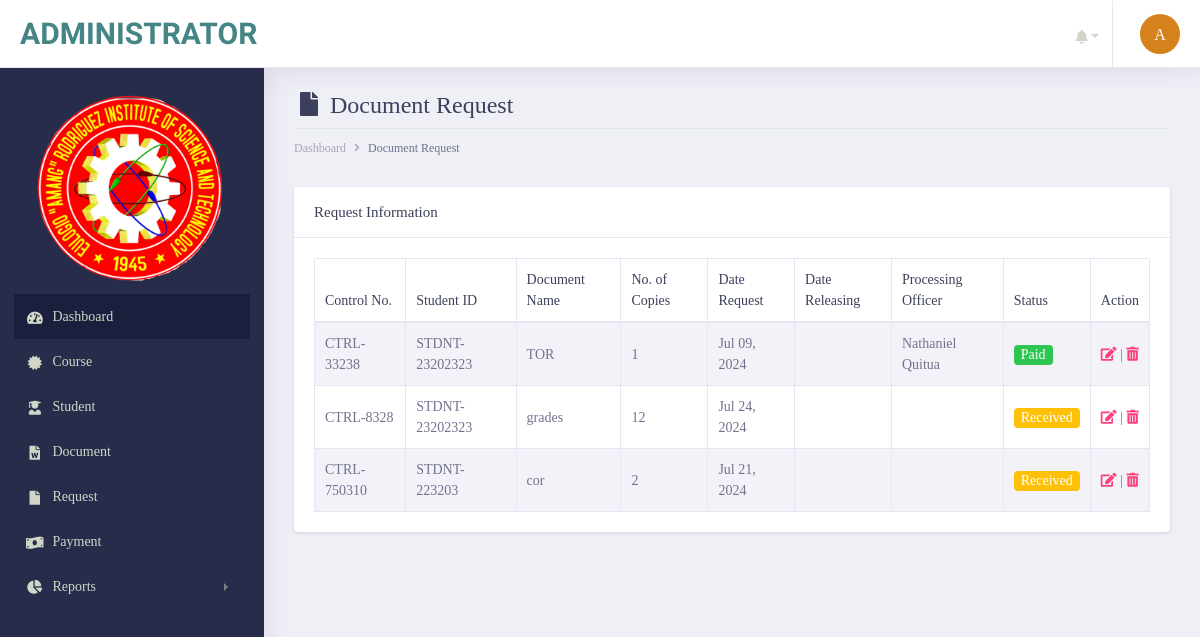
Before: /admin/documents/request.php (signed in) with the older database file.
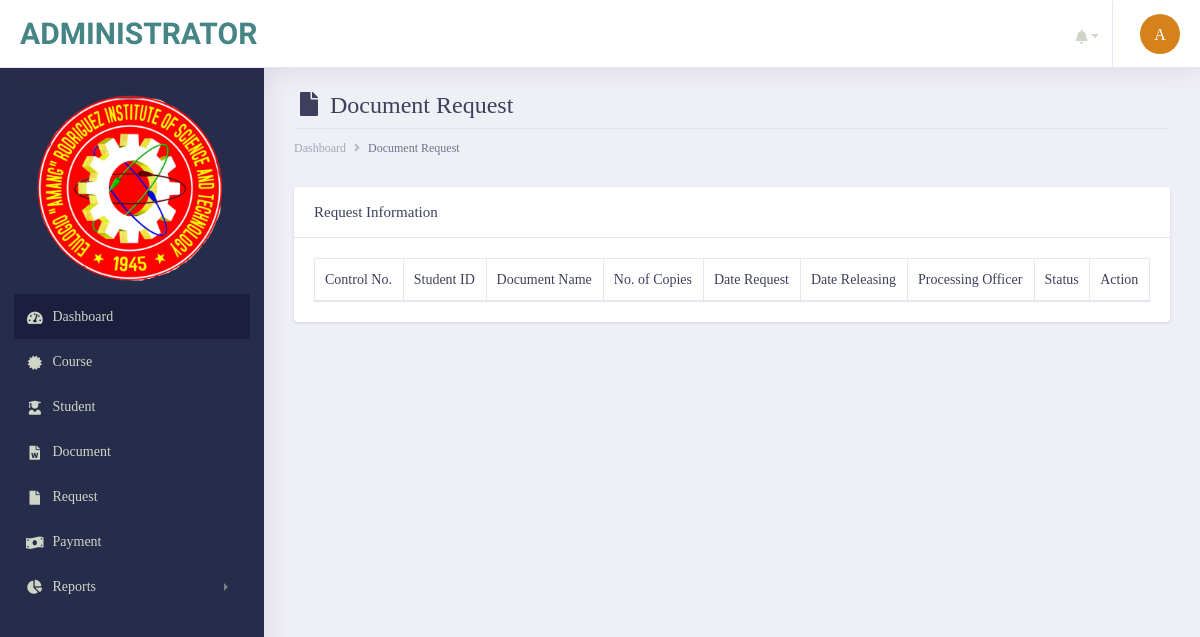
After: the same page with the newer database file.
### tables this page shows
CREATE TABLE `tbl_documentrequest` (
  `request_id` int(11) NOT NULL,
  `control_no` varchar(255) NOT NULL,
  `studentID_no` varchar(255) NOT NULL,
  `document_name` varchar(255) NOT NULL,
  `no_ofcopies` varchar(255) NOT NULL,
  `date_request` varchar(255) NOT NULL,
  `date_releasing` varchar(255) NOT NULL,
  `processing_officer` varchar(255) NOT NULL,
  `status` varchar(255) NOT NULL,
  `remarks` varchar(255) NOT NULL,
  `student_id` int(11) NOT NULL,
  `notif` int(11) NOT NULL
);

### admin/init/model/class_model.php (called while the page is built, shortened)
<?php
	class class_model{
		public $host = db_host;
		public $user = db_user;
		public $pass = db_pass;
		public $dbname = db_name;
		public $conn;
		private function connect(){
			$this->conn = new mysqli($this->host, $this->user, $this->pass, $this->dbname);
		}
	    public function fetchAll_documentrequest(){
            $sql = "SELECT * FROM  tbl_documentrequest";
				$stmt = $this->conn->prepare($sql);
				$stmt->execute();
				$result = $stmt->get_result();
		        $data = array();
		         while ($row = $result->fetch_assoc()) {
		                   $data[] = $row;
		            }
		         return $data;
		  }
	}
?>

### admin/documents/request.php (the view, shortened to what the changed rows need)
       <?php include('main_header/header.php');?>
        <div class="dashboard-wrapper">
            <div class="container-fluid  dashboard-content">
                <div class="row">
                    <div class="col-xl-12 col-lg-12 col-md-12 col-sm-12 col-12">
                        <div class="page-header">
                             <h2 class="pageheader-title"><i class="fa fa-fw fa-file"></i> Document Request </h2>
                        </div>
                    </div>
                </div>
                    <div class="row">
                        <div class="col-xl-12 col-lg-12 col-md-12 col-sm-12 col-12">
                            <div class="card">
                                <div class="card-body">
                                    <div class="table-responsive">
                                        <table class="table table-striped table-bordered first">
                                            <thead>
                                                <tr>
                                                    <th scope="col">Control No.</th>
                                                    <th scope="col">Student ID</th>
                                                    <th scope="col">Document Name</th>
                                                    <th scope="col">No. of Copies</th>
                                                    <th scope="col">Date Request</th>
                                                    <th scope="col">Date Releasing</th>
                                                    <th scope="col">Processing Officer</th>
                                                    <th scope="col">Status</th>
                                                    <th scope="col">Action</th>
                                                </tr>
                                            </thead>
                                            <tbody>
                                             <?php
                                                $conn = new class_model();
                                                $docrequest = $conn->fetchAll_documentrequest();
                                               ?>
                                               <?php foreach ($docrequest as $row) {
                                                ?>
                                                <tr>
                                                    <td><?= $row['control_no']; ?></td>
                                                    <td><?= $row['studentID_no']; ?></td>
                                                    <td><?= $row['document_name']; ?></td>
                                                    <td><?= $row['no_ofcopies']; ?></td>
                                                    <td><?= date("M d, Y",strtotime($row['date_request'])); ?></td>
                                                     <td>
                                                    </td>
                                                    <td><?= $row['processing_officer']; ?></td>
                                                    <td>
                                                     <?php
                                                       if($row['status'] ==="Pending"){
                                                           echo '<span class="badge bg-info text-white">Pending</span>';
                                                         } else if($row['status'] ==="Received"){
                                                           echo '<span class="badge bg-warning text-white">Received</span>';
                                                         }else if($row['status'] ==="Paid"){
                                                           echo '<span class="badge bg-success text-white">Paid</span>';
                                                        }
                                                     ?>
                                                    </td>
                                                    <td class="align-right">
                                                        <a href="edit-request.php?request=<?= $row['request_id']; ?>&student-number=<?php echo $row['studentID_no']; ?>" class="text-secondary font-weight-bold text-xs" data-toggle="tooltip" data-original-title="Edit user">
                                                          <i class="fa fa-edit"></i>
                                                        </a> |
                                                        <a href="javascript:;" data-id="<?= $row['request_id']; ?>" class="text-secondary font-weight-bold text-xs delete" data-toggle="tooltip" data-original-title="Edit user">
                                                          <i class="fa fa-trash-alt"></i>
                                                        </a>
                                                      </td>
                                                </tr>
                                             <?php } ?>
                                            </tbody>
                                        </table>
                                    </div>
                                </div>
                            </div>
                        </div>
                    </div>
            </div>
        </div>
    </div>
</body>
</html>

Changed rows visible on the page:
removed tbl_documentrequest: control_no "CTRL-33238", studentID_no "STDNT-23202323", document_name "TOR", no_ofcopies "1", date_request "Jul 09, 2024", processing_officer "Nathaniel Quitua", status "Paid"
removed tbl_documentrequest: control_no "CTRL-8328", studentID_no "STDNT-23202323", document_name "grades", no_ofcopies "12", date_request "Jul 24, 2024", status "Received"
removed tbl_documentrequest: control_no "CTRL-750310", studentID_no "STDNT-223203", document_name "cor", no_ofcopies "2", date_request "Jul 21, 2024", status "Received"
